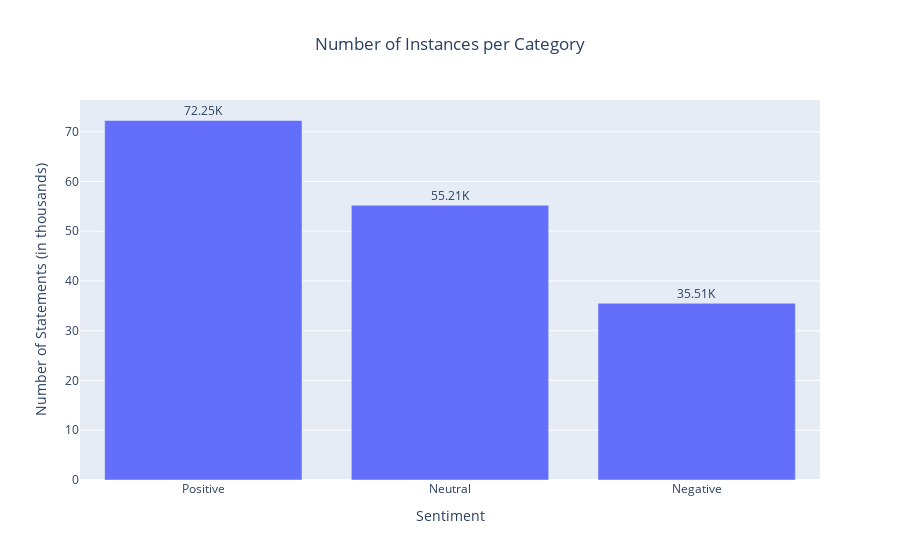

Notebook source saved alongside this figure:
### Code cell
# Plotting the sentiments against count of instances:

# Map the numeric category values to text labels
category_map = {-1: 'Negative', 0: 'Neutral', 1: 'Positive'}
dfc['category_label'] = dfc['category'].map(category_map)

# Count the number of instances per category and reset the index to make it a column
category_counts = dfc['category_label'].value_counts().reset_index()
category_counts.columns = ['Sentiment', 'Counts']

# Convert counts to thousands for display
category_counts['Counts'] = category_counts['Counts'] / 1000

# Create an interactive bar chart
fig = px.bar(category_counts, 
             x='Sentiment', 
             y='Counts', 
             labels={'Sentiment': 'Sentiment', 'Counts': 'Number of Statements (in thousands)'},
             title='Number of Instances per Category')


fig.update_layout(title_x=0.5)

# Add annotations 
for idx, row in category_counts.iterrows():
    fig.add_annotation(
        x=row['Sentiment'], 
        y=row['Counts'],
        text=f"{row['Counts']:.2f}K",  # Format as thousands
        showarrow=False,
        yshift=10)


fig.show()

### Figure 1 — Plotly figure (JSON) as saved in the notebook; plotly's stock layout.template omitted (floating-point values rounded to 4 significant figures)
{"data": [{"alignmentgroup": "True", "hovertemplate": "Sentiment=%{x}<br>Number of Statements (in thousands)=%{y}<extra></extra>", "legendgroup": "", "marker": {"color": "#636efa", "pattern": {"shape": ""}}, "name": "", "offsetgroup": "", "orientation": "v", "showlegend": false, "textposition": "auto", "type": "bar", "x": ["Positive", "Neutral", "Negative"], "xaxis": "x", "y": [72.25, 55.21, 35.51], "yaxis": "y"}], "layout": {"annotations": [{"showarrow": false, "text": "72.25K", "x": "Positive", "y": 72.25, "yshift": 10}, {"showarrow": false, "text": "55.21K", "x": "Neutral", "y": 55.21, "yshift": 10}, {"showarrow": false, "text": "35.51K", "x": "Negative", "y": 35.51, "yshift": 10}], "barmode": "relative", "legend": {"tracegroupgap": 0}, "title": {"text": "Number of Instances per Category", "x": 0.5}, "xaxis": {"anchor": "y", "domain": [0, 1], "title": {"text": "Sentiment"}}, "yaxis": {"anchor": "x", "domain": [0, 1], "title": {"text": "Number of Statements (in thousands)"}}}}
